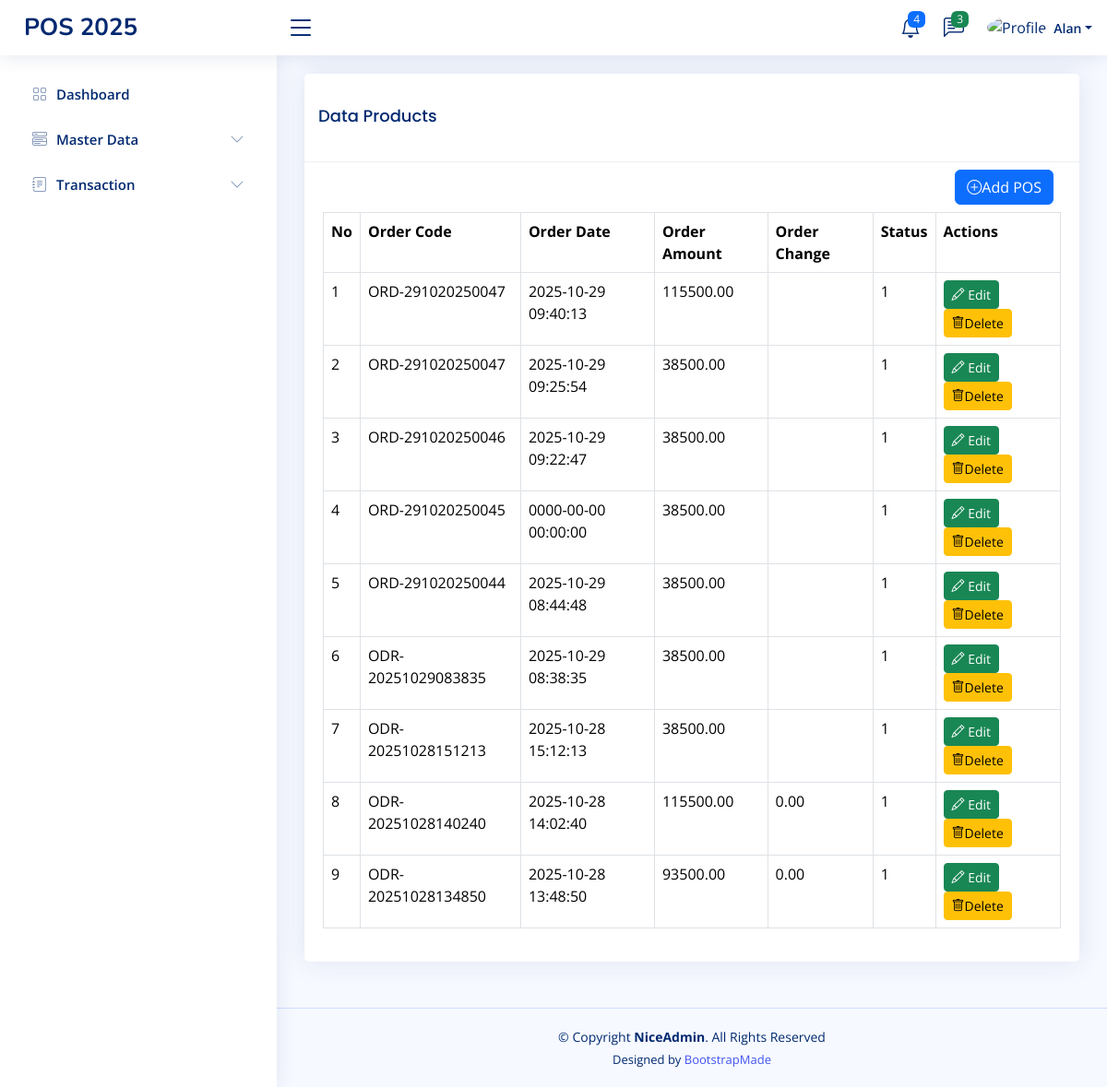
/home.php?page=pos (signed in), run on the app's committed database.
### tables this page shows
CREATE TABLE `orders` (
  `id` int(11) NOT NULL,
  `order_code` varchar(25) NOT NULL,
  `order_date` datetime NOT NULL,
  `order_amount` decimal(10,2) DEFAULT NULL,
  `order_change` decimal(10,2) DEFAULT NULL,
  `order_status` tinyint(1) NOT NULL DEFAULT 0,
  `order_subtotal` int(11) NOT NULL,
  `created_at` timestamp NOT NULL DEFAULT current_timestamp(),
  `updated_at` timestamp NULL DEFAULT current_timestamp() ON UPDATE current_timestamp()
);

### pages/pos.php (the view, shortened to what this page needs)
<?php
$query = mysqli_query($koneksi, "SELECT * FROM orders ORDER BY id DESC");
$rows = mysqli_fetch_all($query, MYSQLI_ASSOC);
?>
<!DOCTYPE html>
<html lang="en">
<head>
</head>
<body>
    <div class="row">
        <div class="col-sm-12">
            <div class="card">
                <div class="card-header">
                    <h3 class="card-title">Data Products</h3>
                </div>
                <div class="card-body">
                    <div class="d-flex justify-content-end p-2">
                        <a href="pos/add-pos.php" class="btn btn-primary"><i class="bi bi-plus-circle"></i>Add POS</a>
                    </div>
                    <table class="table table-bordered">
                        <tr>
                            <th>No</th>
                            <th>Order Code</th>
                            <th>Order Date</th>
                            <th>Order Amount</th>
                            <th>Order Change</th>
                            <th>Status</th>
                            <th>Actions</th>
                        </tr>
                        <?php
                        foreach ($rows as $key => $value) {
                        ?>
                        <tr>
                            <td><?php echo $key + 1; ?></td>
                            <td><?php echo $value['order_code']?></td>
                            <td><?php echo $value['order_date']; ?></td>
                            <td><?php echo $value['order_amount']; ?></td>
                            <td><?php echo $value['order_change']; ?></td>
                            <td><?php echo $value['order_status']; ?></td>
                            <td> <a href="?page=add-product&edit=<?php echo $value['id']?>" class="btn btn-success btn-sm">
                                <i class="bi bi-pencil"></i> Edit </a>
                                <a href="?page=product&delete=<?php echo $value['id']?>" class="btn btn-warning btn-sm" onclick="return confirm('Are you sure for delete this?')" >
                                <i class="bi bi-trash"></i>Delete</a>
                            </td>
                        </tr>
                        <?php
                        }
                        ?>
                    </table>
                </div>
            </div>
        </div>
    </div>
</body>
</html>

### assets/css/style.css (style rules this page uses)
:root { scroll-behavior: smooth; }
body { font-family: "Open Sans", sans-serif; background: #f6f9ff; color: #444444; }
a { color: #4154f1; text-decoration: none; }
h1, h2, h3, h4, h5, h6 { font-family: "Nunito", sans-serif; }
.card { margin-bottom: 30px; border: none; border-radius: 5px; box-shadow: 0px 0 30px rgba(1, 41, 112, 0.1); }
.card-header, .card-footer { border-color: #ebeef4; background-color: #fff; color: #798eb3; padding: 15px; }
.card-title { padding: 20px 0 15px 0; font-size: 18px; font-weight: 500; color: #012970; font-family: "Poppins", sans-serif; }
.card-body { padding: 0 20px 20px 20px; }

### data on the page
orders: order_code "ORD-291020250047", order_date "2025-10-29 09:40:13", order_amount "115500.00", order_status "1"
orders: order_code "ORD-291020250047", order_date "2025-10-29 09:25:54", order_amount "38500.00", order_status "1"
orders: order_code "ORD-291020250046", order_date "2025-10-29 09:22:47", order_amount "38500.00", order_status "1"
orders: order_code "ORD-291020250045", order_date "0000-00-00 00:00:00", order_amount "38500.00", order_status "1"
orders: order_code "ORD-291020250044", order_date "2025-10-29 08:44:48", order_amount "38500.00", order_status "1"
orders: order_code "ODR-20251029083835", order_date "2025-10-29 08:38:35", order_amount "38500.00", order_status "1"
orders: order_code "ODR-20251028151213", order_date "2025-10-28 15:12:13", order_amount "38500.00", order_status "1"
orders: order_code "ODR-20251028140240", order_date "2025-10-28 14:02:40", order_amount "115500.00", order_change "0.00", order_status "1"
orders: order_code "ODR-20251028134850", order_date "2025-10-28 13:48:50", order_amount "93500.00", order_change "0.00", order_status "1"

### other printed values
$_SESSION['NAME'] "Alan"
